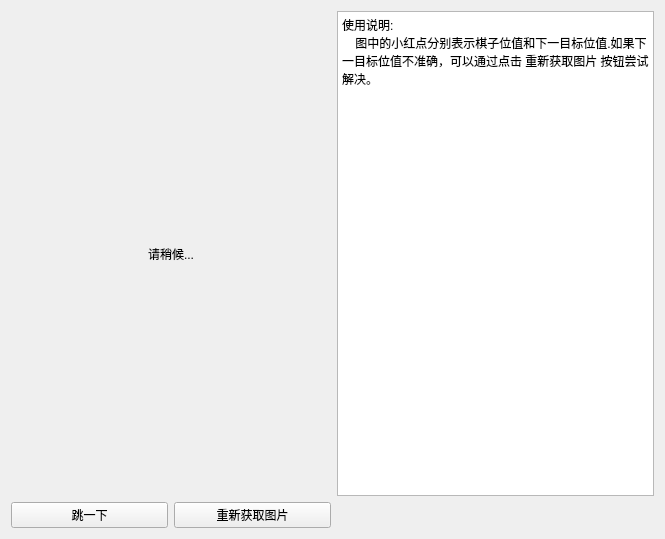
<?xml version="1.0" encoding="UTF-8"?>
<ui version="4.0">
 <class>WxJumpClass</class>
 <widget class="QWidget" name="WxJumpClass">
  <property name="geometry">
   <rect>
    <x>0</x>
    <y>0</y>
    <width>665</width>
    <height>539</height>
   </rect>
  </property>
  <property name="windowTitle">
   <string>WxJump</string>
  </property>
  <property name="windowIcon">
   <iconset>
    <normaloff>../../../../Desktop/timg.jpg</normaloff>../../../../Desktop/timg.jpg</iconset>
  </property>
  <layout class="QVBoxLayout" name="verticalLayout">
   <item>
    <layout class="QGridLayout" name="gridLayout_2">
     <item row="0" column="0" colspan="2">
      <widget class="QLabel" name="screenImg">
       <property name="minimumSize">
        <size>
         <width>320</width>
         <height>480</height>
        </size>
       </property>
       <property name="maximumSize">
        <size>
         <width>1024</width>
         <height>2000</height>
        </size>
       </property>
       <property name="text">
        <string>请稍候...</string>
       </property>
       <property name="alignment">
        <set>Qt::AlignCenter</set>
       </property>
      </widget>
     </item>
     <item row="1" column="0">
      <widget class="QPushButton" name="autoJump">
       <property name="text">
        <string>跳一下</string>
       </property>
      </widget>
     </item>
     <item row="1" column="1">
      <widget class="QPushButton" name="manualJump">
       <property name="text">
        <string>重新获取图片</string>
       </property>
      </widget>
     </item>
     <item row="0" column="2">
      <widget class="QPlainTextEdit" name="plainTextEdit">
       <property name="plainText">
        <string>使用说明:
    图中的小红点分别表示棋子位值和下一目标位值.如果下一目标位值不准确，可以通过点击 重新获取图片 按钮尝试解决。

</string>
       </property>
      </widget>
     </item>
    </layout>
   </item>
  </layout>
 </widget>
 <layoutdefault spacing="6" margin="11"/>
 <resources>
  <include location="WxJump.qrc"/>
 </resources>
 <connections/>
</ui>
